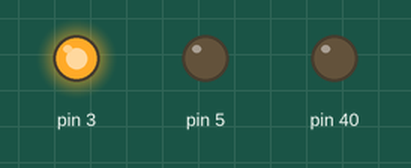
This program was run on a simulated Tinker Board (header pin numbers). On the bench: output pins drawn as LEDs (lit = HIGH).

Above: at 0.5 s.
At 4.5 s:
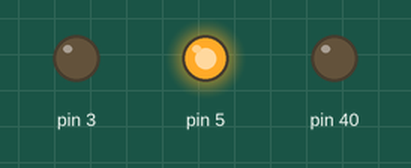
At 8.5 s:
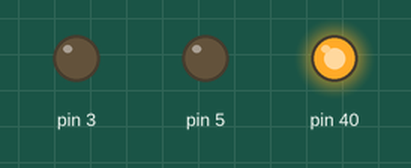
At 10.5 s:
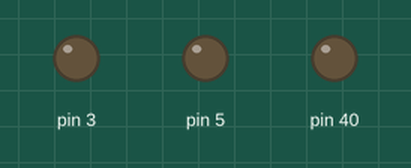
Timing chart, 0 to 15.6 s (numbered marks = the images above):
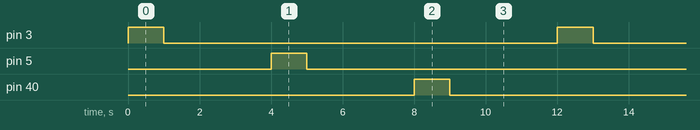

Measured:
- by itself, pin 3, pin 5, pin 40: alternates HIGH for 1.0 s and LOW for 11.0 s
- by itself, everything shown: repeats every 12.0 s, in 6 steps

The program:

exemplo0GPIO.py
```python
#Change the color of the RGB in ur board

import ASUS.GPIO as GPIO
import time
GPIO.setmode(GPIO.BOARD)
GPIO.setup(3, GPIO.OUT)
GPIO.setup(5, GPIO.OUT)
GPIO.setup(40, GPIO.OUT)
GPIO.output(3, 0)
GPIO.output(5, 0)
GPIO.output(40, 0)
while 1:
            GPIO.output(3, 1)
            time.sleep(1)
            GPIO.output(3, 0)
            time.sleep(3)
            GPIO.output(5, 1)
            time.sleep(1)
            GPIO.output(5, 0)
            time.sleep(3)
            GPIO.output(40, 1)
            time.sleep(1)
            GPIO.output(40, 0)
            time.sleep(3)
```
